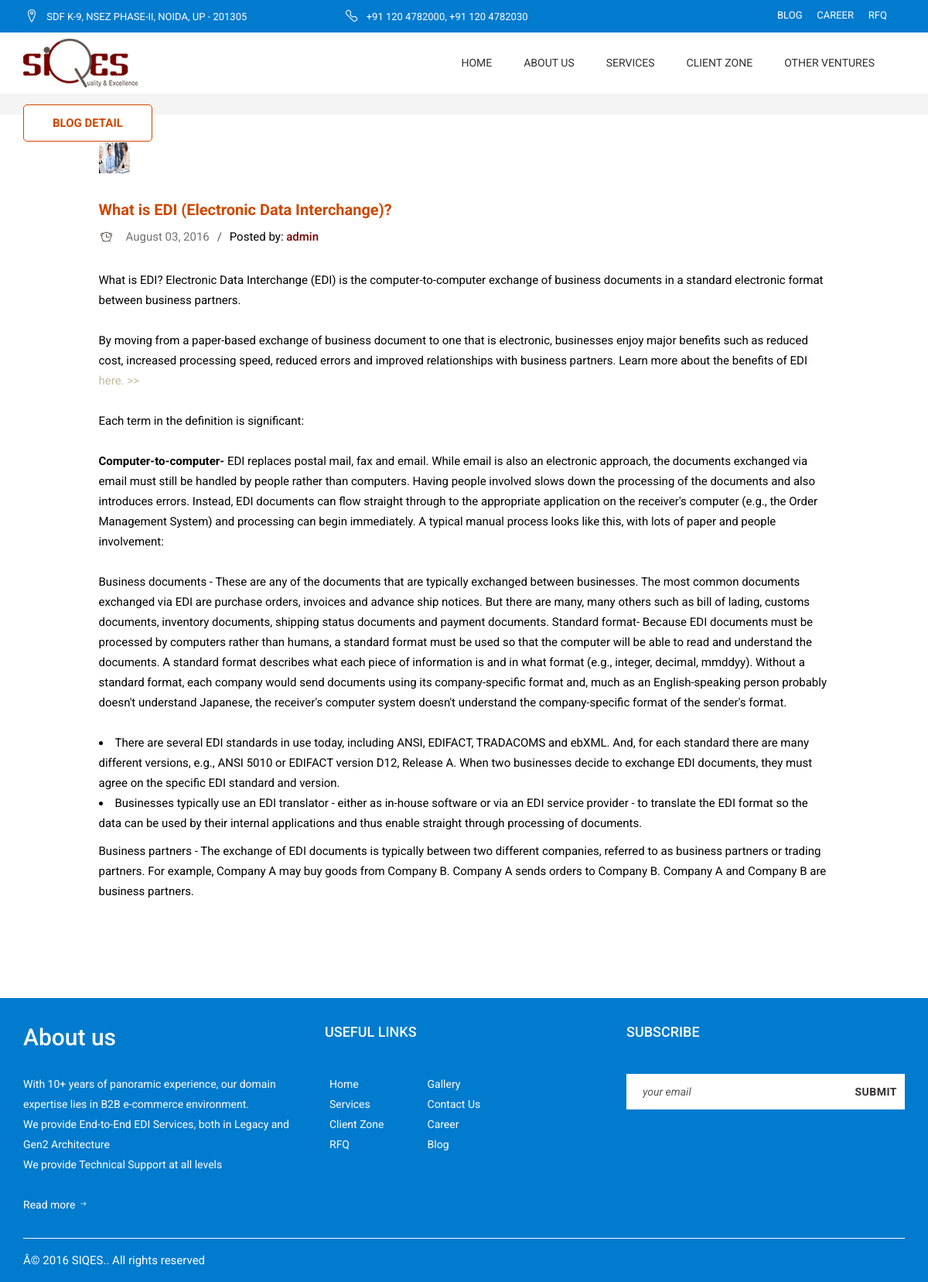
Page /blog-detail.php?action=BlogDetail&Blog_id=3 on the committed database.
### tables this page shows
CREATE TABLE IF NOT EXISTS `sqs_sitemanagement` (
  `site_id` int(111) NOT NULL AUTO_INCREMENT,
  `sitephone_no` varchar(50) NOT NULL,
  `site_address` varchar(200) NOT NULL,
  `site_email` varchar(50) NOT NULL,
  `site_copyright` varchar(50) NOT NULL,
  `site_twitter` varchar(200) NOT NULL,
  `site_facebook` varchar(200) NOT NULL,
  `site_linkdin` varchar(200) NOT NULL,
  `site_pinterest` varchar(200) NOT NULL,
  `status` tinyint(1) NOT NULL,
  `created_on` timestamp NOT NULL DEFAULT CURRENT_TIMESTAMP,
  `created_by` varchar(25) NOT NULL,
  `updated_on` timestamp NOT NULL DEFAULT '0000-00-00 00:00:00',
  `updated_by` varchar(25) NOT NULL,
  PRIMARY KEY (`site_id`)
);

CREATE TABLE IF NOT EXISTS `sqs_blog` (
  `blog_id` int(111) NOT NULL AUTO_INCREMENT,
  `category_id` int(11) NOT NULL,
  `blog_image` varchar(100) NOT NULL,
  `blog_url` varchar(150) NOT NULL,
  `blog_title` varchar(100) NOT NULL,
  `blog_description` text NOT NULL,
  `status` tinyint(1) NOT NULL,
  `meta_title` varchar(100) NOT NULL,
  `meta_keyword` text NOT NULL,
  `meta_description` text NOT NULL,
  `created_on` timestamp NOT NULL DEFAULT CURRENT_TIMESTAMP,
  `created_by` varchar(25) NOT NULL,
  `updated_on` timestamp NOT NULL DEFAULT '0000-00-00 00:00:00',
  `updated_by` varchar(25) NOT NULL,
  PRIMARY KEY (`blog_id`)
);

CREATE TABLE IF NOT EXISTS `sqs_aboutus` (
  `aboutus_id` int(1) NOT NULL AUTO_INCREMENT,
  `about_title` varchar(50) NOT NULL,
  `about_banner` varchar(100) NOT NULL,
  `about_image` varchar(100) NOT NULL,
  `about_shortdesc` text NOT NULL,
  `about_description` text NOT NULL,
  `status` tinyint(1) NOT NULL,
  `created_on` timestamp NOT NULL DEFAULT CURRENT_TIMESTAMP,
  `created_by` varchar(25) NOT NULL,
  `updated_on` timestamp NOT NULL DEFAULT '0000-00-00 00:00:00',
  `updated_by` varchar(25) NOT NULL,
  PRIMARY KEY (`aboutus_id`)
);

### blog-detail.php (the view, shortened to what this page needs)
<!doctype html>
<html>
<head>
<?php
     $blog_id = $_REQUEST['Blog_id'];
      if(isset($_REQUEST['Blog_id'],$_REQUEST['action']) and ($_REQUEST['action']=='BlogDetail') and !empty($_REQUEST['Blog_id']) )
	  {
         $detail_blog_qr = mysql_query("select b.*,bc.blog_category from sqs_blog b join sqs_blog_category bc on b.category_id = bc.id where b.blog_id = '".$blog_id."'");
		 $row_detail = mysql_fetch_array($detail_blog_qr);
	  }
    ?>
	<?php include 'includes/head.php'; ?>
<body>
	<div id="main-container">
			<?php include 'includes/header.php'; ?>
			<div id="page-content">
					<div id="page-header">
				<div class="container">
					<div class="row">
						<div class="col-sm-12">
							<h5>Blog Detail</h5>
						</div>
					</div>
				</div>
			</div>
					<div class="container">
				<div class="row">
					<div class="col-md-offset-1 col-md-10">
						<div class="blog-article">
							<div class="blog-article-thumbnail">
								<img src="doc/blog/<?php echo $row_detail['blog_image']; ?>" alt="">
							</div>
							<h4 class="blog-article-title"><?php echo $row_detail['blog_title']; ?></h4>
							<div class="blog-article-details">
								<a class="date" href="#"><?php echo date('F d, Y', strtotime($row_detail['created_on'])); ?></a>
								Posted by: <a class="author" href="#"><?php echo $row_detail['created_by']; ?></a>
							</div>
							<div class="blog-article-content">
								<p><?php echo $row_detail['blog_description']; ?></p>
							</div>
						</div>
                     </div>
				</div>
			</div>
			</div>
		<?php include 'includes/footer.php'; ?>
	</div>
</body>
</html>

### includes/header.php (shortened to what this page needs)
<?php
$link = mysql_fetch_array(mysql_query("select * from sqs_sitemanagement"));
?>
<header>
	<div id="header-top">
		<div class="container">
			<div class="row">
				<div class="col-sm-7">
					<div class="widget widget-contact">
						<ul>
							<li>
								<i class="sydney-icon-location1"></i>
								<?php echo $link['site_address']; ?>
							</li>
									<li class="pull-right res_pull_left">
										<i class="sydney-icon-active "></i>
										<?php echo $link['sitephone_no']; ?>
									</li>
								</ul>
							</div>
						</div>
						<div class="col-sm-3">
						</div>
						<div class="col-sm-2">
							<div class="widget widget-contact font-top">
								<ul class="top_link">
									<li><a href="blog.php">Blog</a></li>
									<li><a href="career.php">Career</a></li>
									<li ><a href="request-for-query.php">RFQ</a></li>
								</ul>
							</div>
						</div>
					</div>
				</div>
			</div>
			<div id="header">
				<div class="container">
					<div class="row">
						<div class="col-sm-2">
							<div class="logo_main">
								<a href="index.php">
									<img src="images/logos/logo.png" alt="">
								</a>
							</div>
						</div>
						<div class="col-sm-10">
							<nav>
								<ul class="menu clearfix" id="menu">
									<li ><a href="index.php">Home</a></li>
									<li ><a href="about-us.php">About Us</a></li>
									<li ><a href="services.php">Services</a></li>
									<li ><a href="client-zone.php">Client Zone</a></li>
									<li ><a href="travel-portal.php">Other Ventures</a></li>
								</ul>
							</nav>
						</div>
					</div>
				</div>
			</div>
		</header>

### includes/footer.php (shortened to what this page needs)
<footer id="footer-container">
			<div class="container">
				<div class="row">
					<div class="col-sm-12">
						<div id="footer">
							<div class="row">
<?php
	$about = mysql_fetch_array(mysql_query("select * from sqs_aboutus where about_title= 'About Us'"));
	if($about['about_description'] != ""){
?>
								<div class="col-sm-4">
									<div class="widget widget-text">
										<div>
											<h3>About us</h3>
										<p><?php
										$str= $about['about_description'];
										if(strlen($str)>245)
										{
										$pos= strpos($str, ' ', 245);
										echo substr($str,0,$pos);
										}else{
											echo $about['about_description'];
										}
										?>
										</p>
											<a href="about-us.php">Read more <i class="sydney-icon-right"></i></a>
										</div>
									</div>
								</div>
						<?php } ?>
								<div class="col-sm-4">
									<div class="widget widget-pages">
										<h5 class="widget-title">Useful links</h5>
										<ul>
											<li ><a href="index.php">Home</a></li>
											<li ><a href="services.php">Services</a></li>
											<li ><a href="client-zone.php">Client Zone</a></li>
											<li ><a href="request-for-query.php">RFQ</a></li>
										</ul>
										<ul>
											<li ><a href="gallery.php">Gallery</a></li>
											<li ><a href="contact.php">Contact Us</a></li>
											<li><a href="career.php">Career</a></li>
											<li><a href="blog.php">Blog</a></li>
										</ul>
									</div>
								</div>
								<div class="col-sm-4">
									<div class="widget widget-newsletter">
										<a name="subscribes">
										<h5 class="widget-title">Subscribe</h5>
										<form name="newsletter" method="post" action="" onsubmit="return validformnewsletter();">
											<fieldset>
												<input id="newsletter-email" class="email_newsletter" type="email" name="email" placeholder="your email">
												<input type="submit" name="Submit" value="Submit" class="submit">
											</fieldset>
										</form>
										</a>
										<br>
									</div>
								</div>
							</div>
						</div>
						<div id="footer-bottom">
							<div class="row">
								<div class="col-sm-6">
									<div class="widget widget-social">
										<p><?php echo $link['site_copyright']; ?></p>
									</div>
								</div>
								<div class="col-sm-6">
								</div>
							</div>
						</div>
					</div>
				</div>
			</div>
		</footer>

### rows in the picture
sqs_sitemanagement: site_address "SDF K-9, NSEZ PHASE-II, NOIDA, UP - 201305", sitephone_no "+91 120 4782000, +91 120 4782030", site_copyright "Â© 2016 SIQES.. All rights reserved"
sqs_blog: blog_image (picture), blog_title "What is EDI (Electronic Data Interchange)?", created_on "August 03, 2016", created_by "admin", blog_description "What is EDI? Electronic Data Interchange (EDI) is the computer-to-computer exchange of business documents in a standard electronic format between business partners. By moving from a paper-based exchange of business document to one that is electronic, businesses enjoy major benefits such as reduced cost, increased processing speed, reduced errors and improved relationships with business partners. Learn more about the benefits of EDI here. >> Each term in the definition is significant: Computer-to-computer- EDI replaces postal mail, fax and email. While email is also an electronic approach, the documents exchanged via email must still be handled by people rather than computers. Having people…"
sqs_aboutus: about_description "With 10+ years of panoramic experience, our domain expertise lies in B2B e-commerce environment. We provide End-to-End EDI Services, both in Legacy and Gen2 Architecture We provide Technical Support at all levels"
